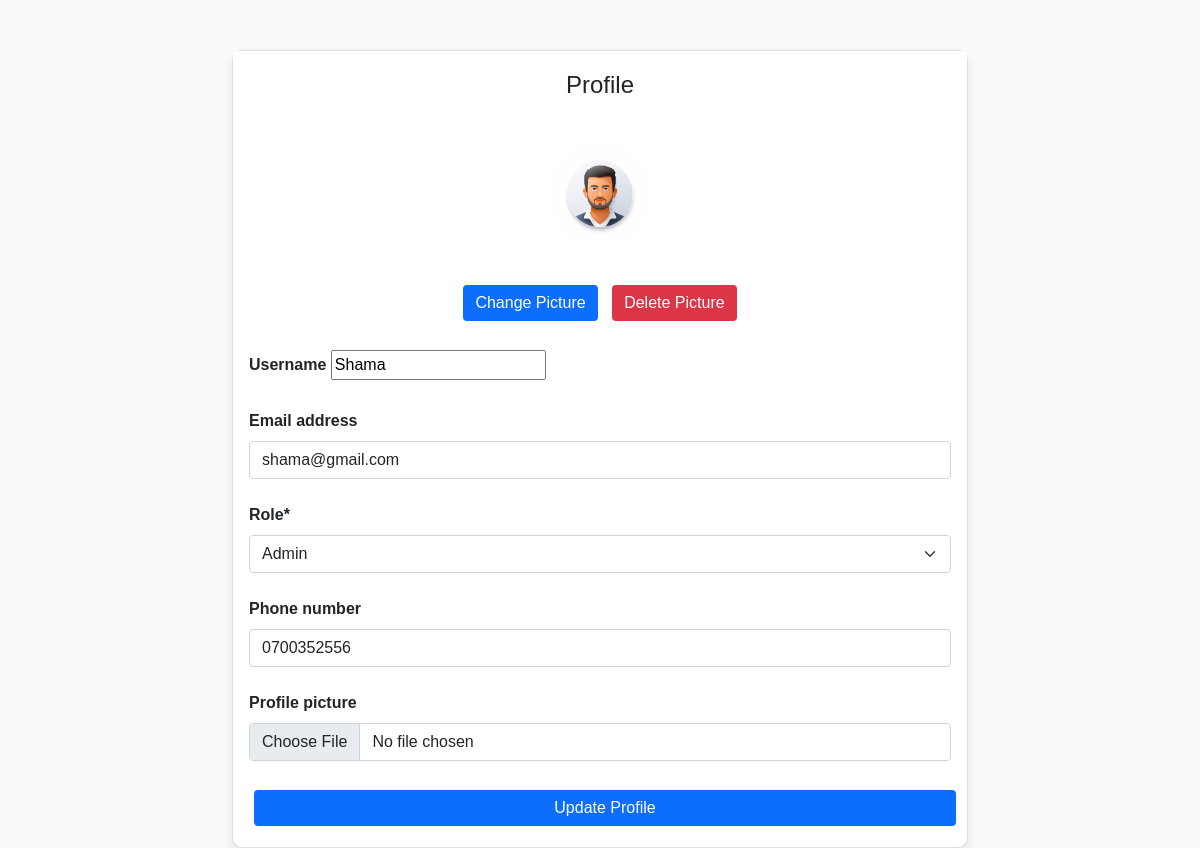
Screenshot of /booking/profile/ (signed in) with the database file from the repository.
### booking/models.py (models this page shows)
class CustomUser(AbstractUser):
    ROLE_CHOICES = [
            ('admin', 'Admin'),
            ('manager', 'Manager'),
            ('employee', 'Employee'),
        ]
    role = models.CharField(max_length=50, choices=ROLE_CHOICES)
    profile_picture = models.ImageField(upload_to='profile_pictures/', blank=True, null=True)
    phone_number = models.CharField(max_length=15, blank=True, null=True)  # Add phone number field
    groups = models.ManyToManyField(
        'auth.Group',
        related_name='customuser_set',  # Add a unique related_name
        blank=True,
        help_text=('The groups this user belongs to. A user will get all permissions '
'granted to each of their groups.'),
        related_query_name='customuser',
    )
    user_permissions = models.ManyToManyField(
        'auth.Permission',
        related_name='customuser_set',  # Add a unique related_name
        blank=True,
        help_text='Specific permissions for this user.',
        related_query_name='customuser',
    )

### booking/views.py (the view)
# urls.py: path('profile/', profile, name='profile'),
@login_required
def profile(request):
    if request.method == 'POST':
        form = CustomUserChangeForm(request.POST, request.FILES, instance=request.user)
        if form.is_valid():
            form.save()
            return redirect('profile')
    else:
        form = CustomUserChangeForm(instance=request.user)
    return render(request, 'User/profile.html', {'form': form})

### booking/forms.py
class CustomUserChangeForm(UserChangeForm):
    class Meta:
        model = CustomUser
        fields = ('username', 'email', 'role','phone_number', 'profile_picture')

### booking/templates/User/profile.html (shortened to what this page needs)
{% load static %}
{% load crispy_forms_tags%}
<!DOCTYPE html>
<html lang="en">
<head>
    <link rel="stylesheet" href="https://stackpath.bootstrapcdn.com/bootstrap/5.1.3/css/bootstrap.min.css">
</head>
<body>
<div class="container">
    <div class="row justify-content-center">
        <div class="col-md-8">
            <div class="card">
                <div class="card-header">
                    <h4>Profile</h4>
                </div>
                <div class="card-body">
                    <div class="text-center">
                        {% if user.profile_picture %}
                            <img src="{{ user.profile_picture.url }}" alt="Profile Picture" class="profile-pic">
                        {% else %}
                            <img src="{% static 'images/default_profile_picture.jpg' %}" alt="Default Profile Picture" class="profile-pic">
                        {% endif %}
                        <div class="mt-3">
                            <button class="btn btn-primary">Change Picture</button>
                            <button class="btn btn-danger">Delete Picture</button>
                        </div>
                    </div>
                    <form method="post" enctype="multipart/form-data" class="mt-4">
                        <div class="form-group">
                            <label for="username" class="form-label">Username</label>
                            {{ form.username  }}
                        </div>
                        <div class="form-group">
                            {{ form.email |as_crispy_field}}
                        </div>
                        <div class="form-group">
                            {{ form.role|as_crispy_field }}
                        </div>
                        <div class="form-group">
                            {{ form.phone_number|as_crispy_field}}
                        </div>
                        <div class="form-group">
                            {{ form.profile_picture|as_crispy_field }}
                        </div>
                        <button type="submit" class="btn btn-primary w-100">Update Profile</button>
                    </form>
                </div>
            </div>
        </div>
    </div>
</div>
</body>
</html>

### booking/templates/User/profile.html (style rules this page uses)
body { background-color: #f8f9fa; font-family: 'Arial', sans-serif; }
.container { margin-top: 50px; }
.card { border-radius: 10px; box-shadow: 0 4px 8px rgba(0, 0, 0, 0.1); }
.card-header { background-color: #fff; border-bottom: none; text-align: center; padding: 20px; }
.profile-pic { width: 100px; height: 100px; border-radius: 50%; object-fit: cover; margin-bottom: 20px; }
.btn-primary, .btn-danger { border: none; margin: 5px; }
.form-group { margin-bottom: 1.5rem; }
.form-label { font-weight: bold; }

### rows the page displays
CustomUser: username "Shama", email "shama@gmail.com", role "Admin", phone_number "0700352556"
